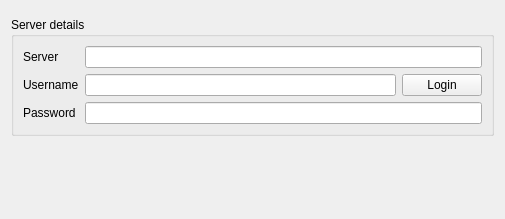
<?xml version="1.0" encoding="UTF-8"?>
<ui version="4.0">
 <class>SubsonicSettingsPage</class>
 <widget class="QWidget" name="SubsonicSettingsPage">
  <property name="geometry">
   <rect>
    <x>0</x>
    <y>0</y>
    <width>505</width>
    <height>219</height>
   </rect>
  </property>
  <property name="windowTitle">
   <string>Subsonic</string>
  </property>
  <layout class="QVBoxLayout" name="verticalLayout">
   <item>
    <widget class="LoginStateWidget" name="login_state" native="true"/>
   </item>
   <item>
    <widget class="QGroupBox" name="server_group">
     <property name="title">
      <string>Server details</string>
     </property>
     <layout class="QGridLayout" name="gridLayout">
      <item row="0" column="0">
       <widget class="QLabel" name="server_label">
        <property name="text">
         <string>Server</string>
        </property>
       </widget>
      </item>
      <item row="1" column="0">
       <widget class="QLabel" name="username_label">
        <property name="text">
         <string>Username</string>
        </property>
       </widget>
      </item>
      <item row="2" column="0">
       <widget class="QLabel" name="password_label">
        <property name="text">
         <string>Password</string>
        </property>
       </widget>
      </item>
      <item row="2" column="1" colspan="2">
       <widget class="QLineEdit" name="password">
        <property name="echoMode">
         <enum>QLineEdit::Password</enum>
        </property>
       </widget>
      </item>
      <item row="1" column="1">
       <widget class="QLineEdit" name="username"/>
      </item>
      <item row="0" column="1" colspan="2">
       <widget class="QLineEdit" name="server"/>
      </item>
      <item row="1" column="2">
       <widget class="QPushButton" name="login">
        <property name="text">
         <string>Login</string>
        </property>
       </widget>
      </item>
     </layout>
    </widget>
   </item>
   <item>
    <spacer name="verticalSpacer">
     <property name="orientation">
      <enum>Qt::Vertical</enum>
     </property>
     <property name="sizeHint" stdset="0">
      <size>
       <width>20</width>
       <height>40</height>
      </size>
     </property>
    </spacer>
   </item>
  </layout>
 </widget>
 <customwidgets>
  <customwidget>
   <class>LoginStateWidget</class>
   <extends>QWidget</extends>
   <header>widgets/loginstatewidget.h</header>
   <container>1</container>
  </customwidget>
 </customwidgets>
 <tabstops>
  <tabstop>server</tabstop>
  <tabstop>username</tabstop>
  <tabstop>password</tabstop>
  <tabstop>login</tabstop>
 </tabstops>
 <resources/>
 <connections/>
</ui>
